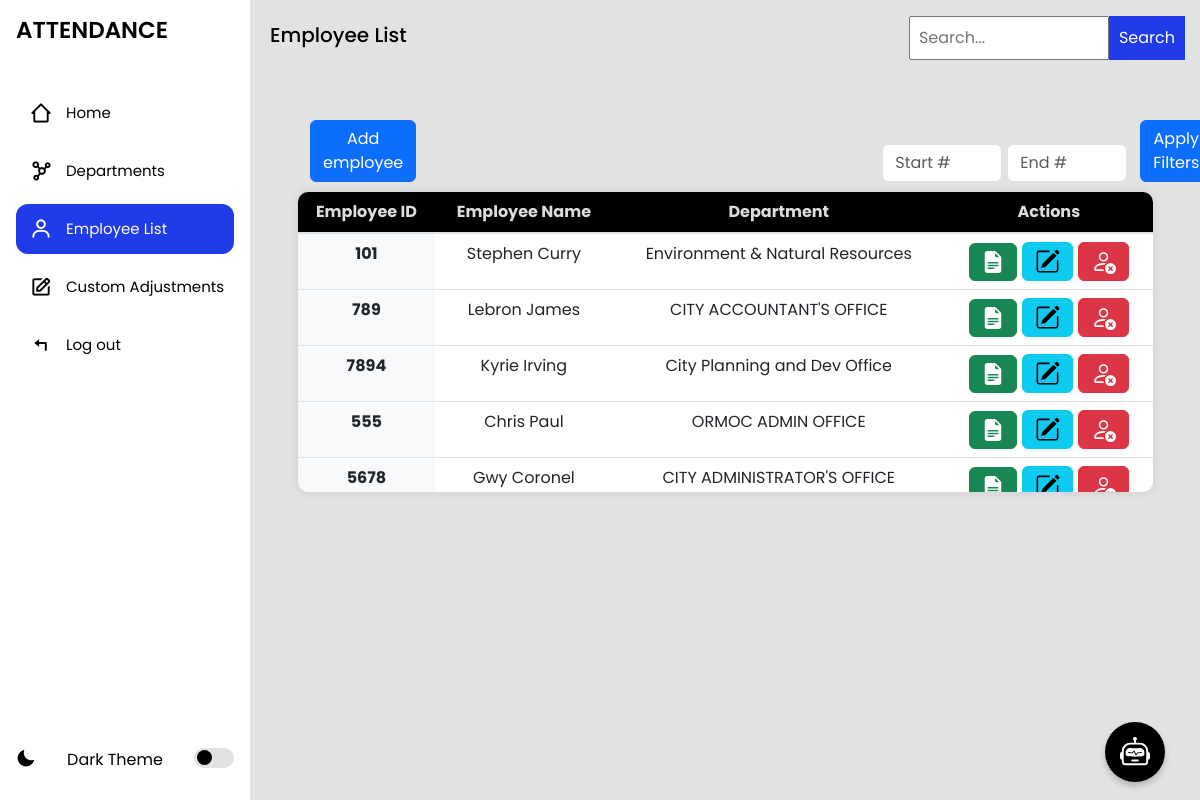
The app's page /employeelist/ (signed in) with its own data.
### myapp/models.py (models this page shows, shortened)
class Employee(models.Model):
    employee_id = models.CharField(max_length=100, unique=True)
    first_name = models.CharField(max_length=120)
    last_name = models.CharField(max_length=120)
    username = models.CharField(max_length=100, unique=True, default='defaultuser')
    password = models.CharField(max_length=128, default='defaultpassword')
    department_name = models.ForeignKey(Department, on_delete=models.CASCADE, related_name='employees')
    updated = models.DateTimeField(auto_now=True)
    created = models.DateTimeField(auto_now_add=True)
    class Meta:
        ordering = ['-updated', '-created']

class Department(models.Model):
    name = models.CharField(max_length=100)
    def __str__(self):
        return self.name

### myapp/views.py (the view, shortened to what this page needs)
# urls.py: path('employeelist/', views.employeelist, name='employeelist'),
@login_required
def employeelist(request):
    search_query = request.GET.get('search', '')
    if search_query:
        employees = Employee.objects.filter(
            Q(employee_id__icontains=search_query) |
            Q(first_name__icontains=search_query) |
            Q(last_name__icontains=search_query) |
            Q(department_name__name__icontains=search_query)
        )
    else:
        employees = Employee.objects.all()
    departments = Department.objects.all()  # Fetch departments here
    context = {
        "employees": employees,
        "departments": departments,
    }
    return render(request, 'employeelist.html', context)

### myapp/templates/employeelist.html (shortened to what this page needs)
{% extends 'index.html' %}
{% block content %}
<section class="home">
    <div class="navs d-flex align-items-center justify-content-between">
    <p>Employee List</p>
<form method="GET" action="{% url 'employeelist' %}" class="search-parent">
  <input type="search" name="search" placeholder="Search..." class="search" value="{{ request.GET.search }}" />
  <button type="submit">Search</button>
</form>
</div>
<div class="topButtons">
    <div style="display: flex; align-items: end; justify-content: start;margin-left: 60px;" >
                <button type="button" class="btn btn-primary"
                data-bs-toggle="modal" data-bs-target="#signupModal">
                Add employee
                </button>
</div>
        <form id="filterRangeForm" class="ms-3" >
            <input type="number" min="1" id="startNumber" class="form-control d-inline-block" placeholder="Start #" style="width: 120px;" />
            <input type="number" min="1" id="endNumber" class="form-control d-inline-block" placeholder="End #" style="width: 120px;" />
            <button type="button" id="applyFilters" class="btn btn-primary ms-2">Apply Filters</button>
        </form>
</div>
<div class="table-container">
    <table class="table">
        <thead>
            <tr>
                <th scope="col">Employee ID</th>
                <th scope="col">Employee Name</th>
                <th scope="col">Department</th>
                <th scope="col">Actions</th>
            </tr>
        </thead>
        <tbody>
            {% for employee in employees %}
            <tr class="employeeListRow"  data-status="{{ employee.status|default:'all' }}">
                <th scope="row">{{ employee.employee_id }}</th>
                <td>{{ employee.first_name }} {{ employee.last_name }}</td>
                <td>{{ employee.department_name }}</td>
                <td>
                    <div class="btn-group" style="display: flex; flex-direction: row; align-items: center; gap: 5px; justify-content:center;">
                        <a  href="{% url 'view_employee' employee.employee_id %}">
                        <button class="btn btn-success" >
                            </button>
                        </a>
                        <a  data-bs-toggle="modal" data-bs-target="#editEmployeeModal{{ employee.id }}" role="button">
                            <button class="btn btn-info">
                        </button>
                        </a>
                        <form action="{% url 'delete_employee' employee.id %}" method="POST">
                            <button class="btn btn-danger" type="button" data-bs-toggle="modal" data-bs-target="#deleteModal-{{ employee.id }}">
                            </button>
                        </form>
                    </div>
                </td>
            </tr>
            {% empty %}
            <tr>
                <td colspan="6">Employee doesnt exist</td>
            </tr>
            {% endfor %}
        </tbody>
    </table>
</div>
</section>
{% endblock %}

### myapp/static/css/styles.css (style rules this page uses)
* { margin: 0; padding: 0; box-sizing: border-box; font-family: "Poppins", sans-serif; --color-hover: rgb(32, 59, 232); --transition: all 0.2s ease; }
:root { --color-white: #fff; --color-black: #000; --color-bg: #e2e2e2; }
.home { position: relative; top: 0; left: 78px; width: calc(100% - 78px); min-height: 100vh; background: var(--color-bg); z-index: 6; transition: var(--transition); }
.sidebar.expand ~ .home { left: 250px; width: calc(100% - 250px); transition: var(--transition); }
.home p { font-size: 20px; font-weight: 500; color: var(--color-black); display: inline-block; margin: 20px; white-space: nowrap; }
input, select { width: 100%; padding: 8px; margin-top: 5px; }
button { padding: 10px; background-color: rgb(32, 59, 232); color: white; border: none; cursor: pointer; }
.table-container { width: 90%; max-height: 300px; overflow-y: scroll; margin: 30px auto; margin-top: 10px; border-radius: 10px; box-shadow: 0 0 10px rgba(0, 0, 0, 0.1); }
.table-container { scrollbar-width: thin; scrollbar-color: transparent transparent; }
.table { width: 100%; background-color: transparent; border-collapse: collapse; }
.table th, .table td { padding: 0.75rem; vertical-align: top; border: px solid #000000; }
.table thead th { position: sticky; top: 0; z-index: 10; vertical-align: bottom; border-bottom: 2px solid #dee2e6; background-color: #000000; text-align: left; color: #ddd; text-align: center; }
.table th { font-weight: bold; background-color: #f8f9fa; }
.table tr:nth-child(even) { background-color: #f2f2f2; }
.table tr:nth-child(odd) { background-color: #f2f2f2; }
.table td { text-align: center; }
.table th[scope="row"] { background-color: #f8f9fa; text-align: center; }
.search { width: 200px; }
.search-parent { display: flex; justify-content: end; align-items: center; margin-right: 15px; margin-top: 5px; }
.topButtons { display: flex; justify-content: start; align-items: flex-end; margin-bottom: 0; margin-top: 50px; gap:450px; }
.topButtons .ms-3 { display: flex; justify-content: start; align-items: end; }
#filterRangeForm { display: flex; flex-direction: row; gap: 5px; }
.navs { display:flex; align-items: start; flex-direction:row; }

### records on screen
Employee: employee_id "101", first_name "Stephen", last_name "Curry", department_name "Environment & Natural Resources"
Employee: employee_id "789", first_name "Lebron", last_name "James", department_name "CITY ACCOUNTANT'S OFFICE"
Employee: employee_id "7894", first_name "Kyrie", last_name "Irving", department_name "City Planning and Dev Office"
Employee: employee_id "555", first_name "Chris", last_name "Paul", department_name "ORMOC ADMIN OFFICE"
Employee: employee_id "5678", first_name "Gwy", last_name "Coronel", department_name "CITY ADMINISTRATOR'S OFFICE"
